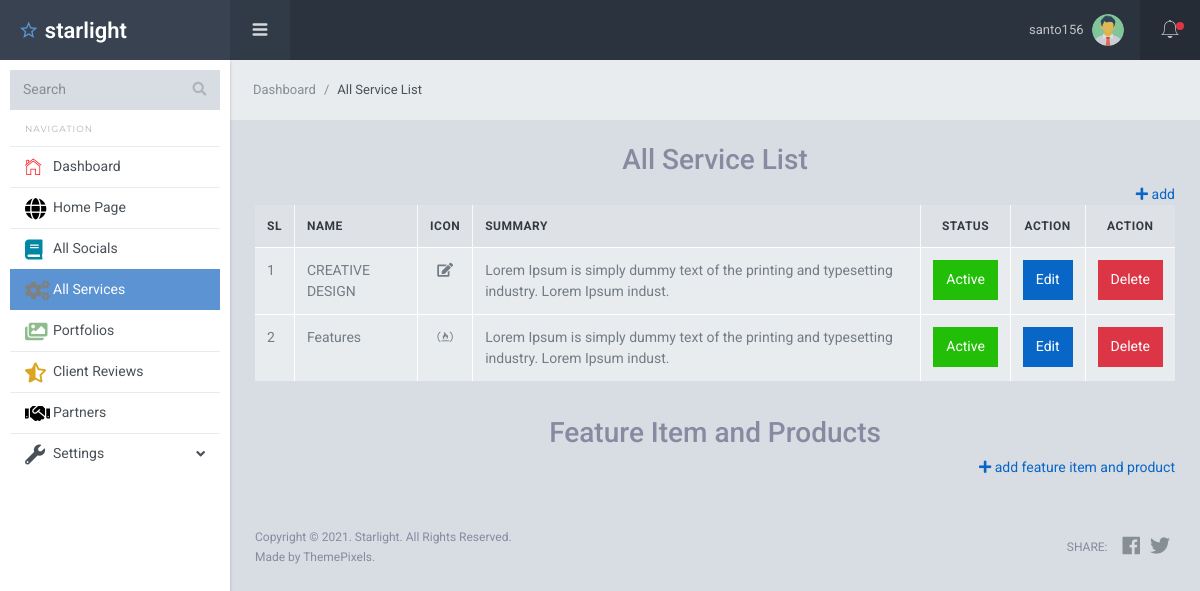
Page /dashboard/services.php (signed in) on the earlier database version.
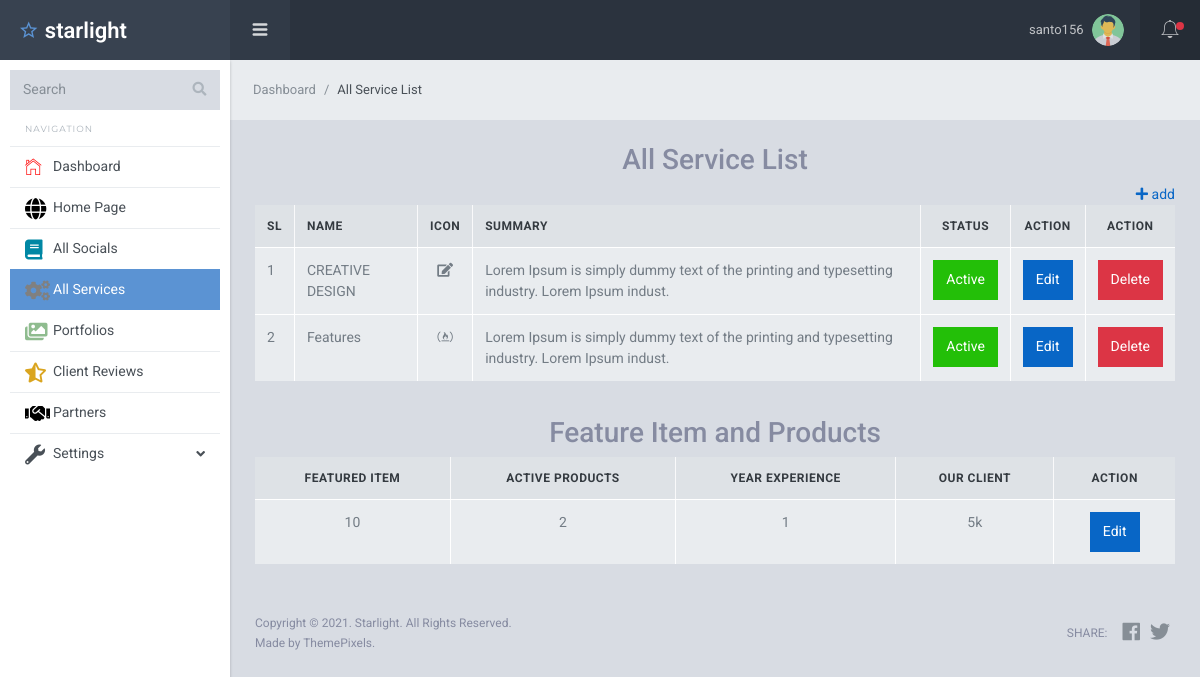
Same page on the later database version.
### tables this page shows
CREATE TABLE `features` (
  `id` int(11) NOT NULL,
  `feature_item` int(11) NOT NULL,
  `active_product` int(11) NOT NULL,
  `year` int(11) NOT NULL,
  `client` int(11) NOT NULL
);

### dashboard/services.php (the view, shortened to what this page needs)
<?php
require 'inc/header.php';
$select_data = "SELECT * FROM `services`";
$data_query = mysqli_query($data, $select_data);
$feature = "SELECT COUNT(*) as total,id,feature_item,active_product,year,client FROM `features`";
$feature_q = mysqli_query($data, $feature);
$feature_assoc = mysqli_fetch_assoc($feature_q);
?>
<div class="sl-mainpanel">
    <nav class="breadcrumb sl-breadcrumb">
        <a class="breadcrumb-item" href="dashboard.php">Dashboard</a>
        <span class="breadcrumb-item active">All Service List</span>
    </nav>
    <div class="sl-pagebody">
        <div class="sl-page-title">
            <div class="service">
                <h3 class="text-center">All Service List</h3>
                <div class="text-right">
                    <a href="service-add.php">
                        <i class="fa fa-plus"></i>
                        add
                    </a>
                </div>
                <table class="table table-bordered">
                    <thead>
                        <tr class="info">
                            <th>SL</th>
                            <th>Name</th>
                            <th class="text-center">Icon</th>
                            <th>Summary</th>
                            <th class="text-center">Status</th>
                            <th class="text-center">Action</th>
                            <th class="text-center">Action</th>
                        </tr>
                    </thead>
                    <tbody>
                        <?php
                        foreach ($data_query as $key => $value) { ?>
                            <tr class="active">
                                <td> <?= ++$key; ?> </td>
                                <td> <?= $value['name']; ?> </td>
                                <td class="text-center">
                                    <i class="<?= $value['icon']; ?>"></i>
                                </td>
                                <td> <?= $value['summary']; ?></td>
                                <td class="text-center">
                                    <?php
                                    if ($value['status'] == 1) { ?>
                                        <a href="service-inactive.php?id=<?= $value['id']; ?>" class=" btn btn-success">Active </a>
                                    <?php }
                                    ?>
                                </td>
                                <td class="text-center">
                                    <a href="service-edit.php?id=<?= $value['id']; ?>" class="btn btn-primary">Edit</a>
                                </td>
                                <td>
                                    <a href="service-delete.php?id=<?= $value['id']; ?>" class="btn btn-danger">Delete</a>
                                </td>
                            </tr>
                        <?php }
                        ?>
                    </tbody>
                </table>
            </div>
            <br>
            <div class="service_list">
                <h3 class="text-center">Feature Item and Products</h3>
                <?php
                if ($feature_assoc['total'] < 1) { ?>
                    <div class="text-right">
                        <a href="features-add.php">
                            <i class="fa fa-plus"></i>
                            add feature item and product
                        </a>
                    </div>
                <?php } else {
                ?>
                    <table class="table table-bordered">
                        <thead>
                            <tr class="info">
                                <th class="text-center">Featured Item</th>
                                <th class="text-center">Active Products</th>
                                <th class="text-center">Year Experience</th>
                                <th class="text-center">Our Client</th>
                                <th class="text-center">Action</th>
                            </tr>
                        </thead>
                        <tbody>
                            <td class="text-center"> <?= $feature_assoc['feature_item']; ?> </td>
                            <td class="text-center"><?= $feature_assoc['active_product']; ?></td>
                            <td class="text-center"> <?= $feature_assoc['year']; ?></td>
                            <td class="text-center"> <?= $feature_assoc['client'] / 1000 . 'k'; ?></td>
                            <td class="text-center">
                                <a href="feature-edit.php?id=<?= $feature_assoc['id']; ?>" class="btn btn-primary">Edit</a>
                            </td>
                        </tbody>
                    </table>
                <?php }
                ?>
            </div>
        </div>
    </div>
    <?php
    require 'inc/footer.php';
    ?>

Differences in the rows shown:
added features: feature_item "10", active_product "2", year "1", $feature_assoc['client']/1000 "5"
Other differences:
text no longer shown: "add feature item and product"
text now shown: "FEATURED ITEM ACTIVE PRODUCTS YEAR EXPERIENCE OUR CLIENT ACTION k Edit"
